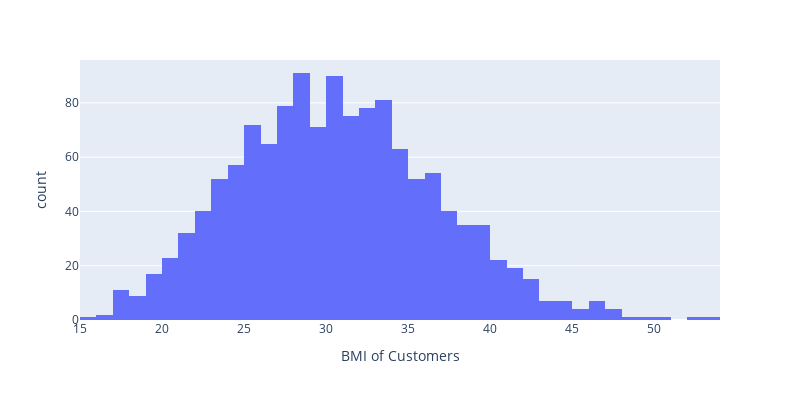

Notebook code for this chart:
### Code cell
fig = px.histogram(Health_data, x="BMI" ,width=800, height=400, # creating histogram for life expectancy with 20 bins
                  labels={"BMI": "BMI of Customers"})
fig.show()

### Figure 1 — Plotly figure (JSON) as saved in the notebook; plotly's stock layout.template omitted (floating-point values rounded to 4 significant figures; data arrays with more than 128 entries replaced by an {"elided": "..."} marker saying what was removed)
{"data": [{"alignmentgroup": "True", "bingroup": "x", "hovertemplate": "BMI of Customers=%{x}<br>count=%{y}<extra></extra>", "legendgroup": "", "marker": {"color": "#636efa", "pattern": {"shape": ""}}, "name": "", "offsetgroup": "", "orientation": "v", "showlegend": false, "type": "histogram", "x": {"elided": "1338 float values"}, "xaxis": "x", "yaxis": "y"}], "layout": {"barmode": "relative", "height": 400, "legend": {"tracegroupgap": 0}, "margin": {"t": 60}, "width": 800, "xaxis": {"anchor": "y", "domain": [0, 1], "title": {"text": "BMI of Customers"}}, "yaxis": {"anchor": "x", "domain": [0, 1], "title": {"text": "count"}}}}
